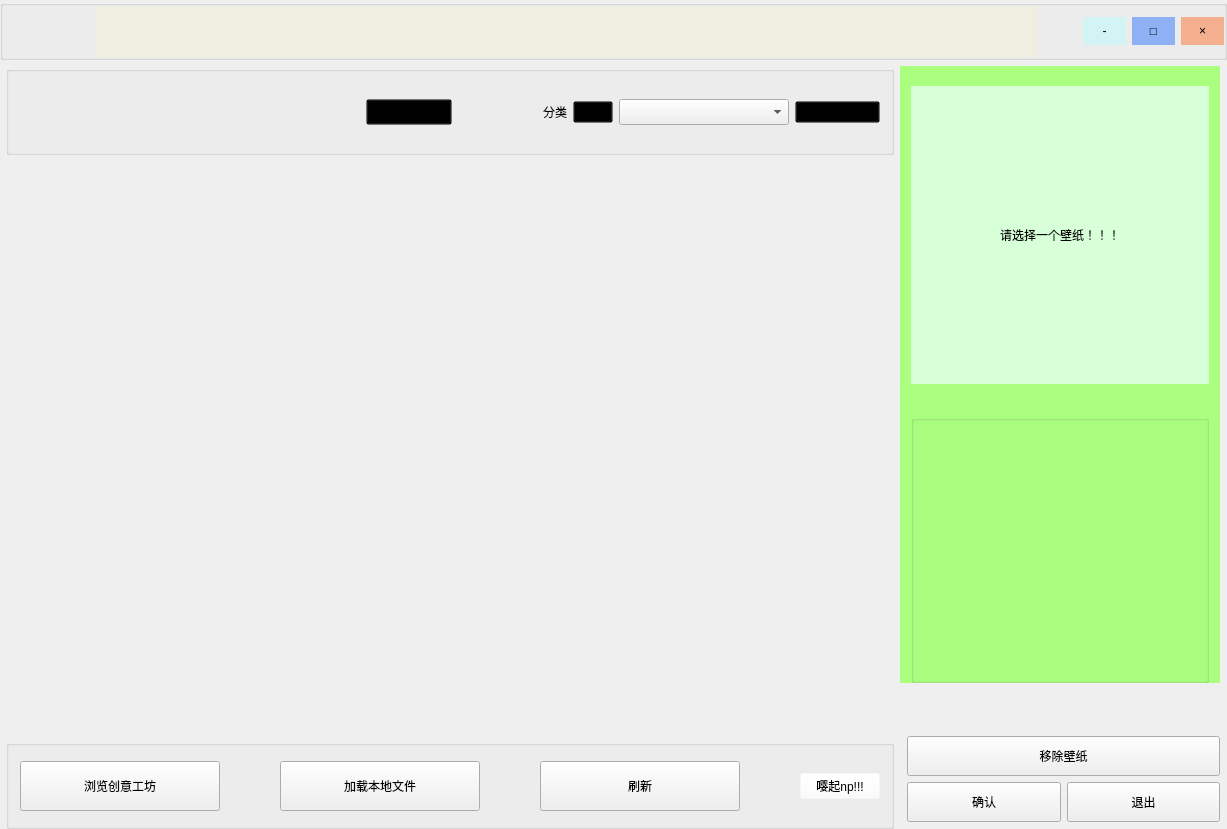
<?xml version="1.0" encoding="UTF-8"?>
<ui version="4.0">
 <class>QtMyRedCar</class>
 <widget class="QWidget" name="QtMyRedCar">
  <property name="geometry">
   <rect>
    <x>0</x>
    <y>0</y>
    <width>1227</width>
    <height>829</height>
   </rect>
  </property>
  <property name="minimumSize">
   <size>
    <width>0</width>
    <height>699</height>
   </size>
  </property>
  <property name="windowTitle">
   <string>QtMyRedCar</string>
  </property>
  <property name="windowIcon">
   <iconset>
    <normaloff>33-9.png</normaloff>33-9.png</iconset>
  </property>
  <layout class="QGridLayout" name="gridLayout_3" rowstretch="1,20">
   <property name="leftMargin">
    <number>0</number>
   </property>
   <property name="topMargin">
    <number>0</number>
   </property>
   <property name="rightMargin">
    <number>0</number>
   </property>
   <property name="bottomMargin">
    <number>0</number>
   </property>
   <item row="1" column="0">
    <widget class="QWidget" name="screenWid" native="true">
     <property name="minimumSize">
      <size>
       <width>0</width>
       <height>0</height>
      </size>
     </property>
    </widget>
   </item>
   <item row="1" column="1">
    <layout class="QGridLayout" name="gridLayout_5" columnminimumwidth="0,0">
     <item row="0" column="0">
      <layout class="QVBoxLayout" name="left" stretch="10,64,10">
       <item>
        <widget class="QGroupBox" name="top">
         <property name="minimumSize">
          <size>
           <width>0</width>
           <height>0</height>
          </size>
         </property>
         <property name="maximumSize">
          <size>
           <width>16777215</width>
           <height>16777215</height>
          </size>
         </property>
         <property name="styleSheet">
          <string notr="true">QGroupBox{
border-style:none;
};</string>
         </property>
         <property name="title">
          <string/>
         </property>
         <layout class="QGridLayout" name="gridLayout_2" columnstretch="20,5,0,5,0,0,10,5">
          <item row="1" column="4">
           <widget class="QLabel" name="label">
            <property name="text">
             <string>分类</string>
            </property>
           </widget>
          </item>
          <item row="1" column="7">
           <widget class="QPushButton" name="setbox">
            <property name="styleSheet">
             <string notr="true">background:transparent;</string>
            </property>
            <property name="text">
             <string/>
            </property>
            <property name="icon">
             <iconset resource="../res/qtmyredcar.qrc">
              <normaloff>:/QtMyRedCar/gear</normaloff>:/QtMyRedCar/gear</iconset>
            </property>
            <property name="iconSize">
             <size>
              <width>40</width>
              <height>40</height>
             </size>
            </property>
           </widget>
          </item>
          <item row="1" column="6">
           <widget class="QComboBox" name="comboBox">
            <property name="sizePolicy">
             <sizepolicy hsizetype="Maximum" vsizetype="Maximum">
              <horstretch>0</horstretch>
              <verstretch>0</verstretch>
             </sizepolicy>
            </property>
            <property name="minimumSize">
             <size>
              <width>0</width>
              <height>0</height>
             </size>
            </property>
            <property name="maximumSize">
             <size>
              <width>200</width>
              <height>40</height>
             </size>
            </property>
            <property name="maxVisibleItems">
             <number>10</number>
            </property>
            <property name="iconSize">
             <size>
              <width>50</width>
              <height>50</height>
             </size>
            </property>
           </widget>
          </item>
          <item row="1" column="5">
           <widget class="QPushButton" name="order">
            <property name="styleSheet">
             <string notr="true">background:transparent;</string>
            </property>
            <property name="text">
             <string/>
            </property>
            <property name="iconSize">
             <size>
              <width>30</width>
              <height>30</height>
             </size>
            </property>
           </widget>
          </item>
          <item row="1" column="1">
           <widget class="QPushButton" name="filter">
            <property name="styleSheet">
             <string notr="true">background:transparent;</string>
            </property>
            <property name="text">
             <string>筛选</string>
            </property>
            <property name="icon">
             <iconset resource="../res/qtmyredcar.qrc">
              <normaloff>:/QtMyRedCar/funnel</normaloff>:/QtMyRedCar/funnel</iconset>
            </property>
            <property name="iconSize">
             <size>
              <width>25</width>
              <height>25</height>
             </size>
            </property>
           </widget>
          </item>
          <item row="1" column="0">
           <widget class="QWidget" name="widget" native="true">
            <property name="maximumSize">
             <size>
              <width>16777215</width>
              <height>49</height>
             </size>
            </property>
           </widget>
          </item>
          <item row="1" column="3">
           <spacer name="horizontalSpacer_4">
            <property name="orientation">
             <enum>Qt::Horizontal</enum>
            </property>
            <property name="sizeHint" stdset="0">
             <size>
              <width>40</width>
              <height>20</height>
             </size>
            </property>
           </spacer>
          </item>
         </layout>
         <zorder>order</zorder>
         <zorder>filter</zorder>
         <zorder>setbox</zorder>
         <zorder>comboBox</zorder>
         <zorder>label</zorder>
         <zorder>widget</zorder>
        </widget>
       </item>
       <item>
        <layout class="QGridLayout" name="middle">
         <item row="0" column="0">
          <widget class="QScrollArea" name="scrollArea">
           <property name="styleSheet">
            <string notr="true">border:none</string>
           </property>
           <property name="verticalScrollBarPolicy">
            <enum>Qt::ScrollBarAsNeeded</enum>
           </property>
           <property name="horizontalScrollBarPolicy">
            <enum>Qt::ScrollBarAlwaysOff</enum>
           </property>
           <property name="widgetResizable">
            <bool>true</bool>
           </property>
           <widget class="RcWidget" name="RcWid">
            <property name="geometry">
             <rect>
              <x>0</x>
              <y>0</y>
              <width>879</width>
              <height>564</height>
             </rect>
            </property>
            <property name="styleSheet">
             <string notr="true">border:none</string>
            </property>
           </widget>
          </widget>
         </item>
        </layout>
       </item>
       <item>
        <widget class="QGroupBox" name="bottom">
         <property name="sizePolicy">
          <sizepolicy hsizetype="MinimumExpanding" vsizetype="Preferred">
           <horstretch>0</horstretch>
           <verstretch>0</verstretch>
          </sizepolicy>
         </property>
         <property name="styleSheet">
          <string notr="true">QGroupBox{
border-style:none;
};</string>
         </property>
         <property name="title">
          <string/>
         </property>
         <layout class="QGridLayout" name="gridLayout">
          <item row="0" column="0">
           <widget class="QPushButton" name="originality">
            <property name="sizePolicy">
             <sizepolicy hsizetype="MinimumExpanding" vsizetype="Fixed">
              <horstretch>0</horstretch>
              <verstretch>0</verstretch>
             </sizepolicy>
            </property>
            <property name="minimumSize">
             <size>
              <width>200</width>
              <height>50</height>
             </size>
            </property>
            <property name="text">
             <string>浏览创意工坊</string>
            </property>
           </widget>
          </item>
          <item row="0" column="1">
           <spacer name="horizontalSpacer">
            <property name="orientation">
             <enum>Qt::Horizontal</enum>
            </property>
            <property name="sizeHint" stdset="0">
             <size>
              <width>31</width>
              <height>20</height>
             </size>
            </property>
           </spacer>
          </item>
          <item row="0" column="2">
           <widget class="QPushButton" name="lod">
            <property name="sizePolicy">
             <sizepolicy hsizetype="MinimumExpanding" vsizetype="Fixed">
              <horstretch>0</horstretch>
              <verstretch>0</verstretch>
             </sizepolicy>
            </property>
            <property name="minimumSize">
             <size>
              <width>200</width>
              <height>50</height>
             </size>
            </property>
            <property name="text">
             <string>加载本地文件</string>
            </property>
           </widget>
          </item>
          <item row="0" column="3">
           <spacer name="horizontalSpacer_2">
            <property name="orientation">
             <enum>Qt::Horizontal</enum>
            </property>
            <property name="sizeHint" stdset="0">
             <size>
              <width>31</width>
              <height>20</height>
             </size>
            </property>
           </spacer>
          </item>
          <item row="0" column="4">
           <widget class="QPushButton" name="Refresh">
            <property name="sizePolicy">
             <sizepolicy hsizetype="MinimumExpanding" vsizetype="Fixed">
              <horstretch>0</horstretch>
              <verstretch>0</verstretch>
             </sizepolicy>
            </property>
            <property name="minimumSize">
             <size>
              <width>200</width>
              <height>50</height>
             </size>
            </property>
            <property name="text">
             <string>刷新</string>
            </property>
           </widget>
          </item>
          <item row="0" column="5">
           <spacer name="horizontalSpacer_3">
            <property name="orientation">
             <enum>Qt::Horizontal</enum>
            </property>
            <property name="sizeHint" stdset="0">
             <size>
              <width>31</width>
              <height>20</height>
             </size>
            </property>
           </spacer>
          </item>
          <item row="0" column="6">
           <widget class="QPushButton" name="about">
            <property name="minimumSize">
             <size>
              <width>0</width>
              <height>0</height>
             </size>
            </property>
            <property name="styleSheet">
             <string notr="true">background-color: rgba(255, 255, 255, 0);

border-color: rgba(255, 255, 255, 0);</string>
            </property>
            <property name="text">
             <string>嘤起np!!!</string>
            </property>
           </widget>
          </item>
         </layout>
        </widget>
       </item>
      </layout>
     </item>
     <item row="0" column="1">
      <layout class="QVBoxLayout" name="right" stretch="3,0,1">
       <property name="rightMargin">
        <number>7</number>
       </property>
       <item>
        <widget class="QWidget" name="preview" native="true">
         <property name="sizePolicy">
          <sizepolicy hsizetype="Fixed" vsizetype="Preferred">
           <horstretch>0</horstretch>
           <verstretch>0</verstretch>
          </sizepolicy>
         </property>
         <property name="minimumSize">
          <size>
           <width>320</width>
           <height>0</height>
          </size>
         </property>
         <property name="maximumSize">
          <size>
           <width>320</width>
           <height>16777215</height>
          </size>
         </property>
         <property name="styleSheet">
          <string notr="true">background-color: rgb(170, 255, 127);</string>
         </property>
         <layout class="QVBoxLayout" name="verticalLayout" stretch="28,2,21">
          <property name="leftMargin">
           <number>11</number>
          </property>
          <property name="topMargin">
           <number>20</number>
          </property>
          <property name="bottomMargin">
           <number>0</number>
          </property>
          <item>
           <widget class="QLabel" name="videwid">
            <property name="maximumSize">
             <size>
              <width>16777215</width>
              <height>298</height>
             </size>
            </property>
            <property name="styleSheet">
             <string notr="true">background-color: rgba(235, 255, 255,0.7);
</string>
            </property>
            <property name="text">
             <string>请选择一个壁纸！！！</string>
            </property>
            <property name="textFormat">
             <enum>Qt::PlainText</enum>
            </property>
            <property name="alignment">
             <set>Qt::AlignCenter</set>
            </property>
           </widget>
          </item>
          <item>
           <spacer name="verticalSpacer_2">
            <property name="orientation">
             <enum>Qt::Vertical</enum>
            </property>
            <property name="sizeHint" stdset="0">
             <size>
              <width>20</width>
              <height>17</height>
             </size>
            </property>
           </spacer>
          </item>
          <item>
           <widget class="QGroupBox" name="buttona">
            <property name="styleSheet">
             <string notr="true">QGroupBox{
border-style:none;
};</string>
            </property>
            <property name="title">
             <string/>
            </property>
           </widget>
          </item>
         </layout>
        </widget>
       </item>
       <item>
        <spacer name="verticalSpacer">
         <property name="orientation">
          <enum>Qt::Vertical</enum>
         </property>
         <property name="sizeHint" stdset="0">
          <size>
           <width>20</width>
           <height>40</height>
          </size>
         </property>
        </spacer>
       </item>
       <item>
        <layout class="QGridLayout" name="gridLayout_4">
         <property name="leftMargin">
          <number>7</number>
         </property>
         <property name="topMargin">
          <number>7</number>
         </property>
         <property name="bottomMargin">
          <number>7</number>
         </property>
         <item row="0" column="0" colspan="2">
          <widget class="QPushButton" name="deletebo">
           <property name="minimumSize">
            <size>
             <width>0</width>
             <height>40</height>
            </size>
           </property>
           <property name="text">
            <string>移除壁纸</string>
           </property>
          </widget>
         </item>
         <item row="1" column="0">
          <widget class="QPushButton" name="OK">
           <property name="minimumSize">
            <size>
             <width>0</width>
             <height>40</height>
            </size>
           </property>
           <property name="text">
            <string>确认</string>
           </property>
          </widget>
         </item>
         <item row="1" column="1">
          <widget class="QPushButton" name="endbo">
           <property name="minimumSize">
            <size>
             <width>0</width>
             <height>40</height>
            </size>
           </property>
           <property name="text">
            <string>退出</string>
           </property>
          </widget>
         </item>
        </layout>
       </item>
      </layout>
     </item>
    </layout>
   </item>
   <item row="0" column="0" colspan="2">
    <widget class="QGroupBox" name="title">
     <property name="minimumSize">
      <size>
       <width>0</width>
       <height>60</height>
      </size>
     </property>
     <property name="styleSheet">
      <string notr="true"/>
     </property>
     <layout class="QHBoxLayout" name="horizontalLayout" stretch="1,0,20,0,0,0,0">
      <property name="leftMargin">
       <number>0</number>
      </property>
      <property name="topMargin">
       <number>0</number>
      </property>
      <property name="rightMargin">
       <number>0</number>
      </property>
      <property name="bottomMargin">
       <number>0</number>
      </property>
      <item>
       <widget class="QLabel" name="ico">
        <property name="text">
         <string/>
        </property>
        <property name="textFormat">
         <enum>Qt::MarkdownText</enum>
        </property>
        <property name="pixmap">
         <pixmap resource="../res/qtmyredcar.qrc">:/QtMyRedCar/ico.png</pixmap>
        </property>
       </widget>
      </item>
      <item>
       <spacer name="horizontalSpacer_5">
        <property name="orientation">
         <enum>Qt::Horizontal</enum>
        </property>
        <property name="sizeHint" stdset="0">
         <size>
          <width>40</width>
          <height>20</height>
         </size>
        </property>
       </spacer>
      </item>
      <item>
       <widget class="QTextBrowser" name="titletext">
        <property name="styleSheet">
         <string notr="true">background-color: rgba(255, 255, 127,0.1);
border-style:none;</string>
        </property>
        <property name="lineWrapMode">
         <enum>QTextEdit::NoWrap</enum>
        </property>
       </widget>
      </item>
      <item>
       <spacer name="horizontalSpacer_6">
        <property name="orientation">
         <enum>Qt::Horizontal</enum>
        </property>
        <property name="sizeHint" stdset="0">
         <size>
          <width>40</width>
          <height>20</height>
         </size>
        </property>
       </spacer>
      </item>
      <item>
       <widget class="QPushButton" name="minsize">
        <property name="minimumSize">
         <size>
          <width>43</width>
          <height>28</height>
         </size>
        </property>
        <property name="maximumSize">
         <size>
          <width>43</width>
          <height>16777215</height>
         </size>
        </property>
        <property name="styleSheet">
         <string notr="true">border-style:none;
background-color: rgba(170, 255, 255,0.4);</string>
        </property>
        <property name="text">
         <string>-</string>
        </property>
       </widget>
      </item>
      <item>
       <widget class="QPushButton" name="maxsize">
        <property name="minimumSize">
         <size>
          <width>43</width>
          <height>28</height>
         </size>
        </property>
        <property name="maximumSize">
         <size>
          <width>43</width>
          <height>16777215</height>
         </size>
        </property>
        <property name="styleSheet">
         <string notr="true">border-style:none;
background-color: rgba(0, 85, 255,0.4);</string>
        </property>
        <property name="text">
         <string>□</string>
        </property>
       </widget>
      </item>
      <item>
       <widget class="QPushButton" name="off">
        <property name="minimumSize">
         <size>
          <width>43</width>
          <height>28</height>
         </size>
        </property>
        <property name="maximumSize">
         <size>
          <width>43</width>
          <height>16777215</height>
         </size>
        </property>
        <property name="styleSheet">
         <string notr="true">border-style:none;
background-color: rgba(255, 85, 0,0.4);</string>
        </property>
        <property name="text">
         <string>×</string>
        </property>
       </widget>
      </item>
     </layout>
    </widget>
   </item>
  </layout>
 </widget>
 <layoutdefault spacing="6" margin="11"/>
 <customwidgets>
  <customwidget>
   <class>RcWidget</class>
   <extends>QWidget</extends>
   <header>Rcwidget.h</header>
   <container>1</container>
  </customwidget>
 </customwidgets>
 <resources>
  <include location="../res/qtmyredcar.qrc"/>
  <include location="../res/qtmyredcar.qrc"/>
 </resources>
 <connections>
  <connection>
   <sender>minsize</sender>
   <signal>clicked(bool)</signal>
   <receiver>QtMyRedCar</receiver>
   <slot>showMinimized()</slot>
   <hints>
    <hint type="sourcelabel">
     <x>1073</x>
     <y>29</y>
    </hint>
    <hint type="destinationlabel">
     <x>597</x>
     <y>349</y>
    </hint>
   </hints>
  </connection>
 </connections>
</ui>
